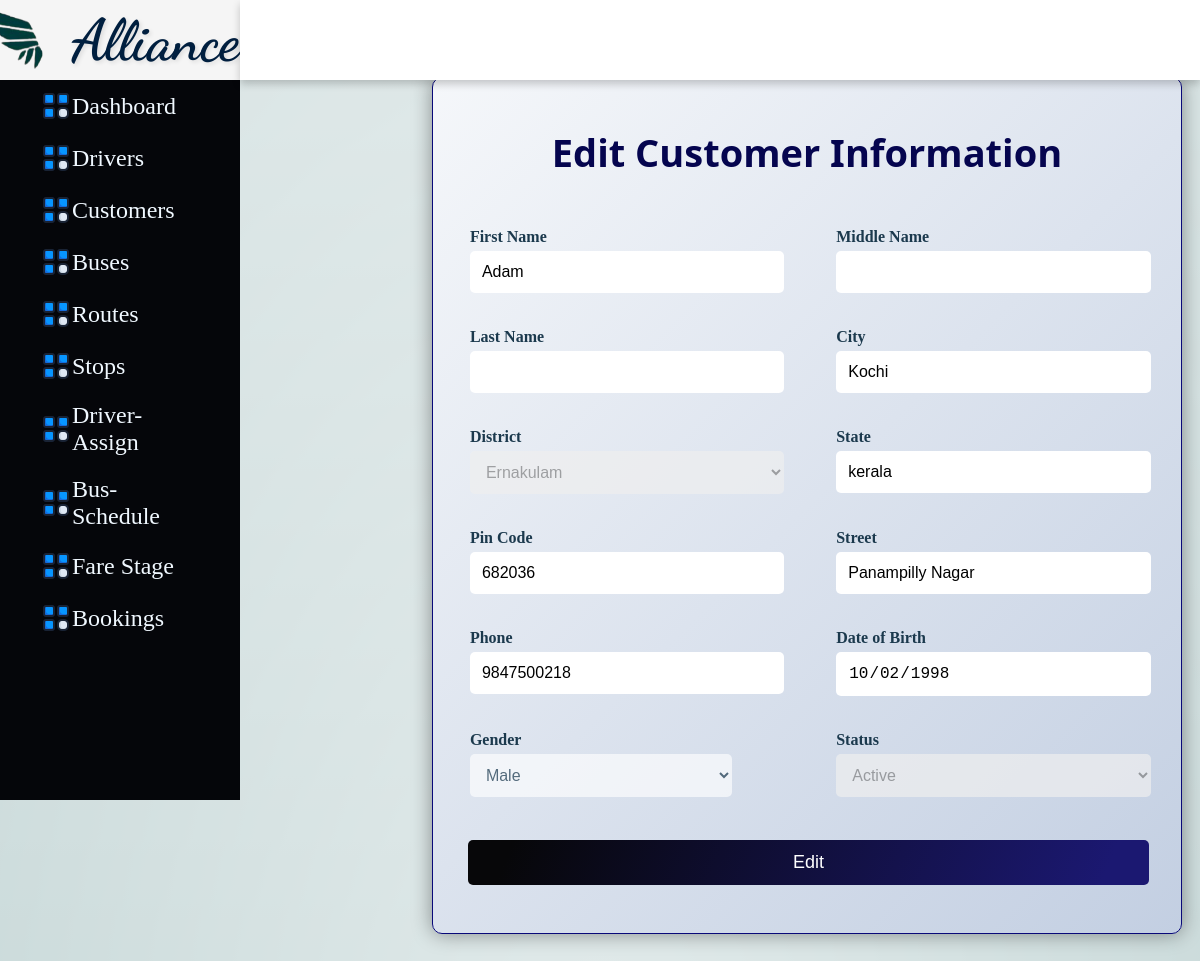
/Ucust.php?Customer_id=1 (signed in), run on the app's committed database.
### tables this page shows
CREATE TABLE `tbl_customer` (
  `Customer_id` int(5) NOT NULL,
  `Username` varchar(30) DEFAULT NULL,
  `C_fname` varchar(10) NOT NULL,
  `C_mname` varchar(10) NOT NULL,
  `C_lname` varchar(10) NOT NULL,
  `C_city` varchar(20) NOT NULL,
  `C_dist` varchar(20) NOT NULL,
  `C_state` varchar(20) NOT NULL,
  `C_pin` decimal(6,0) NOT NULL,
  `C_street` varchar(20) NOT NULL,
  `C_phone` decimal(10,0) NOT NULL,
  `C_gender` varchar(1) NOT NULL,
  `C_dob` date NOT NULL,
  `C_reg` date NOT NULL DEFAULT current_timestamp(),
  `C_Status` tinyint(1) NOT NULL
);

### Ucust.php (the view, shortened to what this page needs)
<html>
    <head>
        <link rel="stylesheet" href="Style.css">
        <link rel="stylesheet" href="Ucust.css">
    </head>
    <body>
          <div class="side-menu">
            <div class="brand-name">
                <div class="logo">
                    <img src="logo2.png">
                </div>
            <h1>Alliance</h1>
        </div>
        <ul class="ui">
        <li><a href="admin.php"><img src="ui.png"> Dashboard </a></li>
          <li><a href="Driver.php"><img src="ui.png">Drivers</a></li>
          <li><a href="Cust.php"><img src="ui.png">Customers</a></li>
          <li><a href="Bus.php"><img src="ui.png">Buses</a></li>
          <li><a href="Route.php"><img src="ui.png">Routes</a></li>
          <li><a href="Stop.php"><img src="ui.png">Stops</a></li>
          <li><a href="Driverbus.php"><img src="ui.png">Driver-Assign</a></li>
          <li><a href="Busroute.php"><img src="ui.png">Bus-Schedule</a></li>
          <li><a href="Farestage.php"><img src="ui.png">Fare Stage</a></li>
          <li><a href="Abooking_view.php"><img src="ui.png">Bookings</a></li>
        </ul>
        </div>
        <div class="container">
            <div class="header">
                <div class="nav">
                <div class="user">
                    <div class="img-case">
                    </div>
                </div>
                </div>
            </div>
            <div class="content">
            <div class="main">
            <div class="form">
            <?php
                      include 'Dbconnect.php';
                      $row = null;
                      function sanitizeInput($data) {
                          $data = trim($data);
                          $data = stripslashes($data);
                          $data = htmlspecialchars($data);
                          return $data;
                      }
                      if (isset($_POST['Update'])) {
                          $id = sanitizeInput($_POST['Customer_id']);
                          $firstName = sanitizeInput($_POST["C_fname"]);
                          $middleName = sanitizeInput($_POST["C_mname"]);
                          $lastName = sanitizeInput($_POST["C_lname"]);
                          $city = sanitizeInput($_POST["C_city"]);
                          $district = sanitizeInput($_POST["C_dist"]);
                          $state = sanitizeInput($_POST["C_state"]);
                          $pinCode = sanitizeInput($_POST["C_pin"]);
                          $street = sanitizeInput($_POST["C_street"]);
                          $phone = sanitizeInput($_POST["C_phone"]);
                          $gender = $_POST["C_gender"];
                          $dob = $_POST["C_dob"];
                          $status = $_POST["C_Status"];
                          if ($district === 'others') {
                            $otherDistrict = sanitizeInput($_POST["otherDistrict"]);
                            $district = $otherDistrict;
                        }
                          if (empty($phone)) {
                              header("Location: ../Ucust.php?Customer_id=$id&error=Username is Required");
                              exit;
                          } else {
                                $duplicateFields = array();
                                $checkPhoneQuery = "SELECT * FROM tbl_Customer WHERE C_phone = '$phone' AND Customer_id != $id";
                                $resultPhone = mysqli_query($conn, $checkPhoneQuery);
                                if (mysqli_num_rows($resultPhone) > 0) {
                                    $duplicateFields[] = "Phone Number";
                                }
                                if (count($duplicateFields) > 0) {
                                    $duplicateFieldsStr = implode(", ", $duplicateFields);
                                    echo "<script>alert('$duplicateFieldsStr Already Exists: Please use different $duplicateFieldsStr');</script>";
                                } else {
                                    $sql = "UPDATE tbl_Customer SET
                                    C_fname='$firstName',
                                    C_mname='$middleName',
                                    C_lname='$lastName',
                                    C_city='$city',
                                    C_dist='$district',
                                    C_state='$state',
                                    C_pin='$pinCode',
                                    C_street='$street',
                                    C_phone='$phone',
                                    C_gender='$gender',
                                    C_dob='$dob',
                                    C_status='$status'
                                    WHERE Customer_id=$id";
                                  if (mysqli_query($conn, $sql)) {
                                      echo "<script> alert(\"Customer updated successfully\");</script>";
                                      echo "<script>window.location.href='Cust.php';</script>";
                                      exit;
                                  } else {
                                      echo "Error updating record: " . mysqli_error($conn);
                                  }
                              }
                          }
                      } elseif (isset($_GET['Customer_id'])) {
                          $id = sanitizeInput($_GET['Customer_id']);
                          $sql = "SELECT * FROM tbl_Customer WHERE Customer_id=$id";
                          $result = mysqli_query($conn, $sql);
                          if (mysqli_num_rows($result) > 0) {
                              $row = mysqli_fetch_assoc($result);
                          } else {
                              echo "<script> alert(\"No Customer found with the specified ID\");</script>";
                              echo "<script>window.location.href='Ucust.php';</script>";
                              exit;
                          }
                    }
                      ?>
            <form  action="Ucust.php" method="post" >
            <h1>Edit Customer Information</h1>
            <div class="form-row">
            </div>
            <div class="form-row">
              <div class="form-group">
                <label for="firstName">First Name</label>
                <input type="text" id="firstName" name="C_fname" value="<?php echo $row['C_fname'] ?? ''; ?>" readonly required>
              </div>
              <div class="form-group">
                <label for="middleName">Middle Name</label>
                <input type="text" id="middleName" name="C_mname" value="<?php echo $row['C_mname'] ?? '';  ?>" readonly>
              </div>
            </div>
            <div class="form-row">
              <div class="form-group">
                <label for="lastName">Last Name</label>
                <input type="text" id="lastName" name="C_lname" value="<?php echo $row['C_lname'] ?? ''; ?>" readonly>
              </div>
              <div class="form-group">
                <label for="city">City</label>
                <input type="text" id="city" name="C_city" value="<?php echo $row['C_city'] ?? ''; ?>" readonly required>
              </div>
            </div>
            <div class="form-row">
            <div class="form-group">
        <label for="district">District</label>
        <select id="C_dist" name="C_dist" onchange="handleDistrictChange(this.value)" disabled required>
            <?php
            $districtOptions = array(
                "Thiruvananthapuram", "Kollam", "Pathanamthitta", "Alappuzha",
                "Kottayam", "Idukki", "Ernakulam", "Thrissur", "Palakkad",
                "Malappuram", "Kozhikode", "Wayanad", "Kannur", "Kasargod", "others"
            );
            foreach ($districtOptions as $districtOption) {
                $selected = (isset($row['C_dist']) && trim($row['C_dist']) === $districtOption) ? 'selected' : '';
                echo "<option value=\"$districtOption\" $selected>$districtOption</option>";
            }
            ?>
        </select>
         </div>
              <div class="form-group">
            <label for="C_state">State</label>
            <input type="text" id="C_state" name="C_state" value="<?php echo $row['C_state'] ?? ''; ?>" readonly required>
            </div>
            </div>
            <div class="form-row">
              <div class="form-group">
                <label for="pinCode">Pin Code</label>
                <input type="text" id="pinCode" name="C_pin" pattern="[0-9]{6}" title="Maximum 6 Digits" minlength="6" maxlength="6" value="<?php echo $row['C_pin'] ?? ''; ?>" readonly required>
              </div>
              <div class="form-group">
                <label for="street">Street</label>
                <input type="text" id="street" name="C_street" value="<?php echo $row['C_street'] ?? ''; ?>" readonly required>
              </div>
              </div>
            <div class="form-row">
              <div class="form-group">
                <label for="phone">Phone</label>
                <input type="tel" id="phone" name="C_phone" pattern="[0-9]{10}" title="Maximum 10 Digits"  minlength="10" maxlength="10" value="<?php echo $row['C_phone'] ?? ''; ?>" readonly required>
              </div>
              <div class="form-group">
                <label for="dob">Date of Birth</label>
                <input type="date" id="dob" name="C_dob"  max="<?= date('Y-m-d'); ?>" value="<?php echo $row['C_dob'] ?? ''; ?>" readonly required>
              </div>
            </div>
            <div class="form-row">
              <div class="form-group">
                <label for="gender">Gender</label>
                <select id="C_gender" name="C_gender" disabled required>
                 <option value="M" <?php if (isset($row['C_gender']) && trim($row['C_gender']) === 'M') echo 'selected'; ?>>Male</option>
                </select>
              </div>
              <div class="form-group">
            <label for="C_Status">Status</label>
            <select id="C_Status" name="C_Status" disabled required>
                <option value="1" <?php if (isset($row['C_Status']) && trim($row['C_Status']) === '1') echo 'selected'; ?>>Active</option>
           </select>
           </div>
            </div>
            <br>
            <div class="form-group">
          <input type="button" value="Edit" onclick="enableFormFields()">
        </div>
            </div>
              </div>
            </div>
        </div>
    </body>
</html>

### Style.css (style rules this page uses)
* { margin: 0; padding: 0%; box-sizing: border-box; }
body { min-height: 100vh; }
a { text-decoration: none; }
li { list-style: none; }
h1,h2 { color:#090979; }
.side-menu li a { font-size: 24px; padding: 10px 40px; color: aliceblue; display: flex; align-items: center; }
.container { position: absolute; background-size: 100%; right: 0; width: 80vw; height: 100vh; }
.container .header { position: fixed; top: 0%; width: 80vw; height: 10vh; background: white; display: flex; align-items: center; justify-content: center; box-shadow: 0 4px 8px 0 rgba(0,0,0,0.2); z-index: 1; }
.container .header .nav { width: 90%; display: flex; align-items: center; }
.container .header .nav .user { flex: 1; display: flex; justify-content: space-between; align-items: center; }
.container .header .nav .user .img-case { position: relative; width: 50px; height: 50px; }
ul.ui img { height: 20%; width: 20%; }

### Ucust.css (style rules this page uses)
body { align-items: center; background-color: #CDDCDC; background-image: radial-gradient(at 50% 100%, rgba(255,255,255,0.50) 0%, rgba(0,0,0,0.50) 100%), linear-gradient(to bottom, rgba(255,255,255,0.25) 0%, rgba(0,0,0,0.25) 100%); background-blend-mode: screen, overlay; height: 140%; }
.form { margin-top: 8%; background-image: linear-gradient(135deg, #f5f7fa 0%, #c3cfe2 100%); color: #1B394D; padding: 5% 8%; border-radius: 10px; box-shadow: 0 0 20px rgba(0, 0, 0, 0.4); max-width: 750px; border: 1px solid #090979; display: flex; justify-content: center; align-items: center; margin-left: 20%; animation: floatUp 1s ease-in-out; }
.form h1 { color:#05054f; text-align: center; margin-bottom: 20px; font-size: 38px; font-weight: bold; font-family: 'Segoe UI', Tahoma, Geneva, Verdana, sans-serif; }
.form-row { display: flex; padding: 10px; flex-wrap: wrap; gap:8%; margin-left: -20%; }
.form-group { flex: 1; margin-right: 50px; justify-content: space-between; }
label { display: block; margin-bottom: 5px; color: #1B394D; font-weight: bold; margin-left: 23%; }
input[type="text"], input[type="number"], input[type="email"], input[type="tel"], input[type="time"], input[type="date"], input[type="password"], select { margin-left: 23%; width: 120%; padding: 12px; font-size: 16px; border: none; border-radius: 5px; margin-bottom: 15px; transition: border-color 0.3s ease, transform 0.3s ease; }
input[type="submit"] , input[type="button"] { background: linear-gradient( 111.4deg, rgba(7,7,9,1) 6.5%, rgba(27,24,113,1) 93.2% ); margin-left: -9%; width:128%; color: #fff; font-size: 18px; padding: 12px 24px; border: none; border-radius: 5px; cursor: pointer; transition: background-color 0.3s ease; }
#C_gender { width: 100%; padding: 12px; font-size: 16px; border: none; border-radius: 5px; background-color: rgba(255, 255, 255, 0.9); color: #1B394D; margin-bottom: 15px; transition: border-color 0.3s ease; }
.side-menu { position: fixed; background: #05060A; width:20vw; min-height:100vh; display: flex; flex-direction: column; }
.side-menu .brand-name { background: whitesmoke; height: 10vh; display: flex; align-items: center; justify-content: center; }
.side-menu .brand-name h1 { margin-left: -20%; font-family: 'Dancing Script', cursive; font-size: 58px; color: #001F3F; text-shadow: 2px 2px 4px rgba(0, 0, 0, 0.1); }
.side-menu .brand-name img { margin-left: -30%; height:85%; width:85%; }

### Dbconnect.php (style rules this page uses)
body { user-select: none; }

### data on the page
tbl_customer: C_fname "Adam", C_city "Kochi", C_state "kerala", C_pin "682036", C_street "Panampilly Nagar", C_phone "9847500218", C_dob "10/02/1998", C_gender "Male", C_Status "Active"

### other printed values
form field C_dist "Ernakulam"
